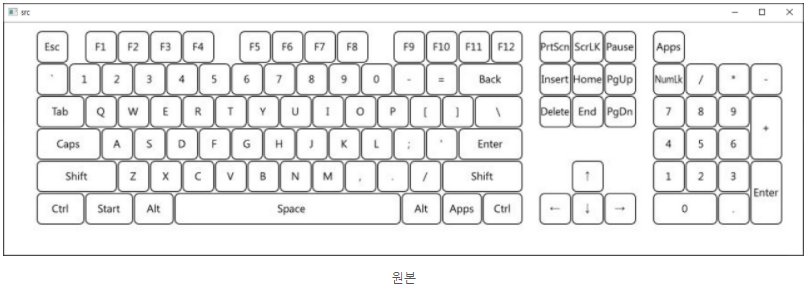
//> input picture test.png, 807 x 293 px
$ ./컨투어_찾기   (built with g++ and OpenCV 4)
//> lines starting //> are read from the running program, lines starting //| are printed output that depends on the picture; after the words box and inside, x2 and y2 are one past the last pixel; in counts of white or black regions, pixels touching at a corner belong together
#include <iostream>
#include <vector>
#include <opencv2/opencv.hpp>

int main() {
    cv::Mat img = cv::imread("test.png",cv::IMREAD_GRAYSCALE);
//> img: 293 rows x 807 cols, CV_8UC1; min 52, max 255, mean 236.3

    if (img.empty())
        throw std::runtime_error("img loading failed");

    // 외곽선 저장할 컨테이너들 (Point들 벡터의 벡터, 계층 구조)
    std::vector<std::vector<cv::Point>> contours;     // 검출된 외곽선들
    std::vector<cv::Vec4i> hierarchy;                 // 외곽선 간 부모-자식 관계

    // 고정 임계값(127)으로 이진화 → 흰색(255)/검은색(0)만 남김
    cv::Mat binaryImg;
    cv::threshold(img, binaryImg, 127, 255, cv::THRESH_BINARY);
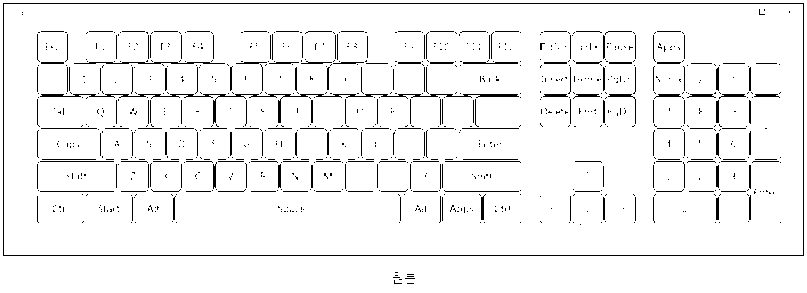
//> binaryImg: 293 rows x 807 cols, CV_8UC1; 95% white; black in thin lines or dots

    // 이진 이미지에서 외곽선 검출
    // RETR_EXTERNAL: 최외곽 컨투어만 (내부 홀 제외)
    // CHAIN_APPROX_NONE: 모든 점 저장 (압축 안함)
    cv::findContours(binaryImg, contours, hierarchy, cv::RETR_EXTERNAL, cv::CHAIN_APPROX_NONE);
//> contours = 1 contour; box (x1, y1, x2, y2) and area: (0, 0, 807, 293) 235352

    // 이진 이미지를 컬러(3채널)로 변환 → 색상 외곽선 그리기용
    cv::Mat colorImg;
    cv::cvtColor(binaryImg, colorImg, cv::COLOR_GRAY2BGR);
//> colorImg: 293 rows x 807 cols, CV_8UC3; 95% white; black in thin lines or dots

    // 모든 외곽선(-1)을 컬러 이미지에 녹색으로 그림 (두께 3)
    cv::drawContours(colorImg, contours, -1, cv::Scalar(0, 65, 0), 3);
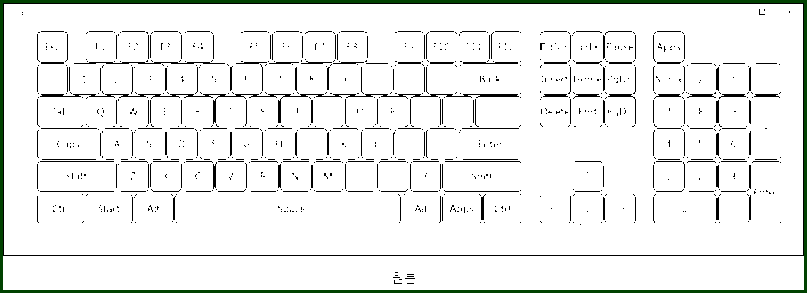
//> colorImg: 293 rows x 807 cols, CV_8UC3; mean B, G, R 235.2, 237, 235.2

    // 동적 윈도우 제목 생성: "발견된 contuours : [숫자]"
    std::string title = "발견된 contuours : " + std::to_string(contours.size());
//> title = "발견된 contuours : 1"

    // 결과 이미지 표시 (제목에 검출 개수 포함)
    cv::imshow(title, colorImg);
    cv::waitKey(0);  // 키 입력 대기 (창 닫기)
}

$ run again, with pic.jpg saved as test.png
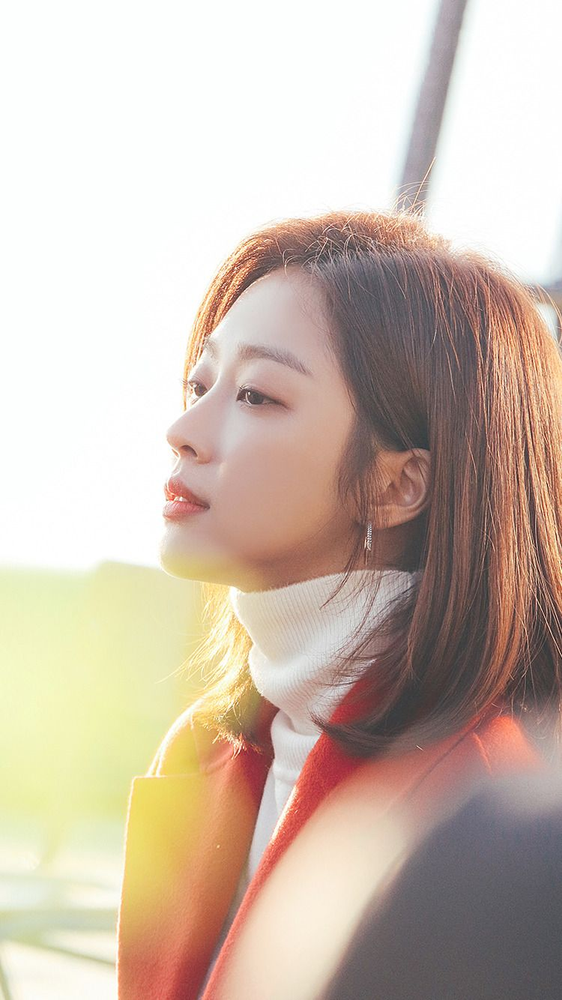
//> input picture pic.jpg, 562 x 1000 px, shrunk from 750 x 1334 before the run
//> `cv::threshold(img, binaryImg, 127, 255, cv::THRESH_BINARY);`:
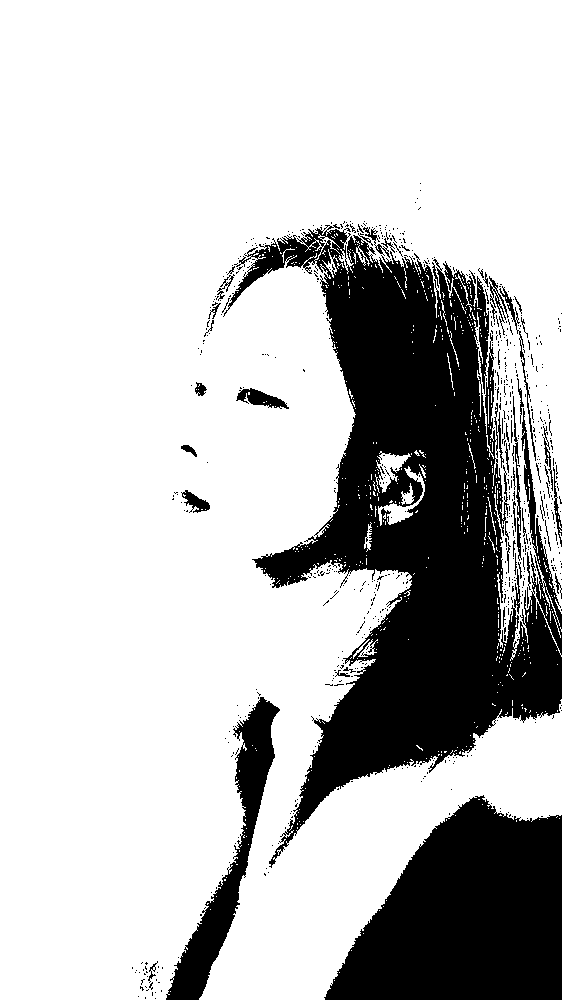
//> binaryImg: 1000 rows x 562 cols, CV_8UC1; 76.3% white; 700 black regions (653 under 20 px)
//> contours = 569 contours, 560 with area under 20; largest, box (x1, y1, x2, y2) and area: (0, 0, 562, 1000) 428290, (376, 451, 411, 493) 555, (378, 466, 425, 526) 507, (401, 483, 415, 505) 108, (358, 639, 378, 657) 100
//> `cv::drawContours(colorImg, contours, -1, cv::Scalar(0, 65, 0), 3);`:
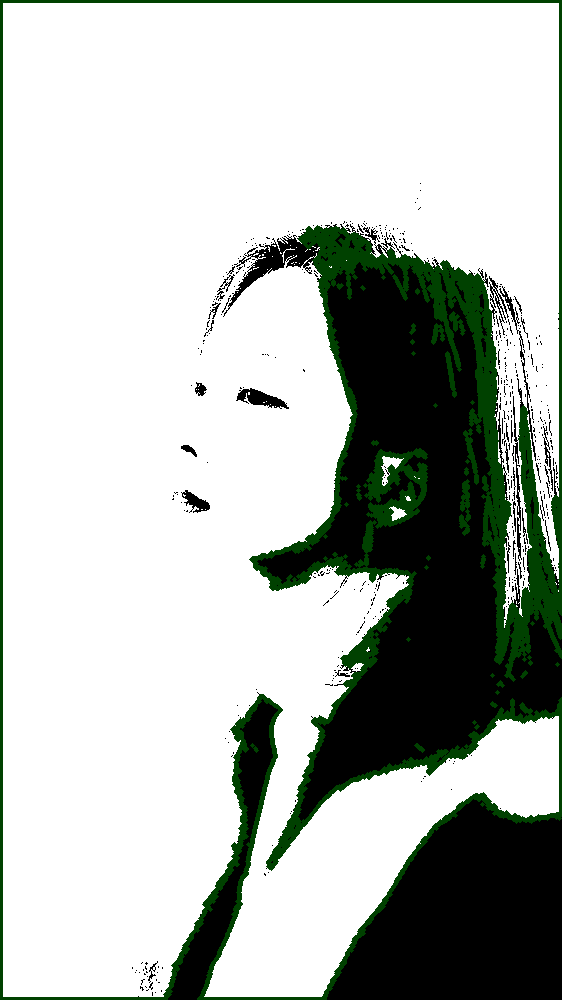
//> colorImg: 1000 rows x 562 cols, CV_8UC3; mean B, G, R 183.8, 188.9, 183.8
//> title = "발견된 contuours : 569"
